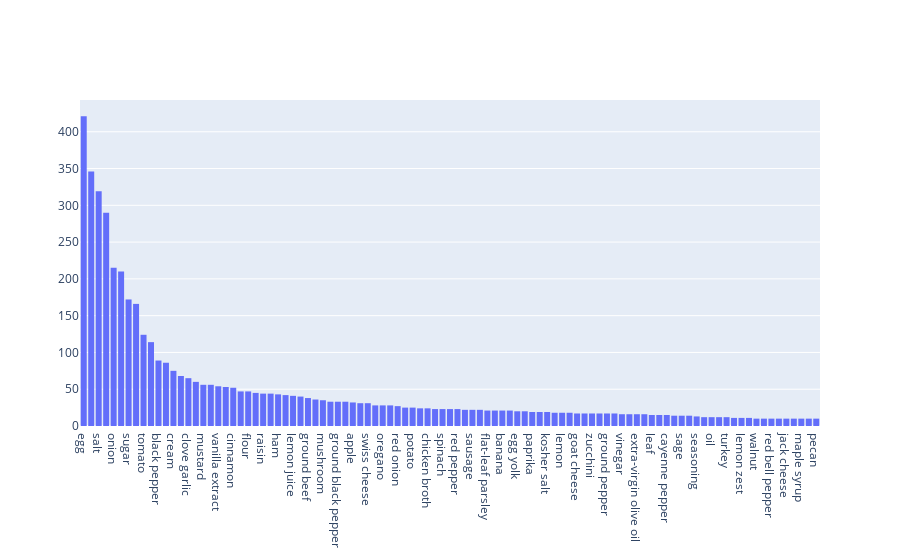

Notebook source saved alongside this figure:
### Code cell
keys, values = EA.m_base_mix.get_adjacent('bread')
data = go.Histogram(x=keys, y=values, histfunc="sum")
iplot([data])

### Figure 1 — Plotly figure (JSON) as saved in the notebook; plotly's stock layout.template omitted (floating-point values rounded to 4 significant figures)
{"data": [{"histfunc": "sum", "type": "histogram", "x": ["egg", "butter", "salt", "milk", "onion", "cheese", "sugar", "olive oil", "tomato", "garlic clove", "black pepper", "water", "cream", "parsley", "clove garlic", "bacon", "mustard", "pepper", "vanilla extract", "garlic", "cinnamon", "thyme", "flour", "cream cheese", "raisin", "nutmeg", "ham", "celery", "lemon juice", "vanilla", "ground beef", "sauce", "mushroom", "tablespoon butter", "ground black pepper", "vegetable oil", "apple", "dijon mustard", "swiss cheese", "ground cinnamon", "oregano", "basil", "red onion", "avocado", "potato", "peanut butter", "chicken broth", "eggs", "spinach", "chicken breast", "red pepper", "chicken", "sausage", "margarine", "flat-leaf parsley", "pineapple", "banana", "carrot", "egg yolk", "yeast", "paprika", "ketchup", "kosher salt", "wine", "lemon", "honey", "goat cheese", "shrimp", "zucchini", "almond", "ground pepper", "chicken stock", "vinegar", "pork", "extra-virgin olive oil", "cucumber", "leaf", "mozzarella cheese", "cayenne pepper", "parsley leaf", "sage", "plum tomato", "seasoning", "turkey breast", "oil", "green onion", "turkey", "tuna", "lemon zest", "green pepper", "walnut", "all-purpose flour", "red bell pepper", "broccoli", "jack cheese", "cilantro", "maple syrup", "crabmeat", "pecan"], "y": [421, 346, 319, 290, 215, 210, 172, 166, 124, 114, 89, 86, 75, 68, 65, 60, 56, 56, 54, 53, 52, 47, 47, 45, 44, 44, 43, 42, 41, 40, 38, 36, 35, 33, 33, 33, 32, 31, 31, 28, 28, 28, 27, 25, 25, 24, 24, 23, 23, 23, 23, 22, 22, 22, 21, 21, 21, 21, 20, 20, 19, 19, 19, 18, 18, 18, 17, 17, 17, 17, 17, 17, 16, 16, 16, 16, 15, 15, 15, 14, 14, 14, 13, 12, 12, 12, 12, 11, 11, 11, 10, 10, 10, 10, 10, 10, 10, 10, 10]}], "layout": {"autosize": true, "xaxis": {"autorange": true, "range": [-0.5, 98.5], "type": "category"}, "yaxis": {"autorange": true, "range": [0, 443.2], "type": "linear"}}}
